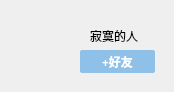
<?xml version="1.0" encoding="UTF-8"?>
<ui version="4.0">
 <class>UserOrGroupItem</class>
 <widget class="QWidget" name="UserOrGroupItem">
  <property name="geometry">
   <rect>
    <x>0</x>
    <y>0</y>
    <width>174</width>
    <height>92</height>
   </rect>
  </property>
  <property name="windowTitle">
   <string>Form</string>
  </property>
  <widget class="QLabel" name="picLabel">
   <property name="geometry">
    <rect>
     <x>20</x>
     <y>20</y>
     <width>50</width>
     <height>50</height>
    </rect>
   </property>
   <property name="styleSheet">
    <string notr="true">image: url(:/images/touxiang01.jpg);</string>
   </property>
   <property name="text">
    <string/>
   </property>
  </widget>
  <widget class="QLabel" name="nameLabel">
   <property name="geometry">
    <rect>
     <x>90</x>
     <y>30</y>
     <width>54</width>
     <height>12</height>
    </rect>
   </property>
   <property name="text">
    <string>寂寞的人</string>
   </property>
  </widget>
  <widget class="QPushButton" name="addContactButton">
   <property name="geometry">
    <rect>
     <x>80</x>
     <y>50</y>
     <width>75</width>
     <height>23</height>
    </rect>
   </property>
   <property name="font">
    <font>
     <family>微软雅黑</family>
     <weight>75</weight>
     <bold>true</bold>
    </font>
   </property>
   <property name="styleSheet">
    <string notr="true">QPushButton{
   color:white;
   background:rgb(143,192,231);
   border-radius:2px;
}
QPushButton:hover{
   background:rgb(89,169,236);
}</string>
   </property>
   <property name="text">
    <string>+好友</string>
   </property>
  </widget>
 </widget>
 <resources/>
 <connections/>
</ui>
